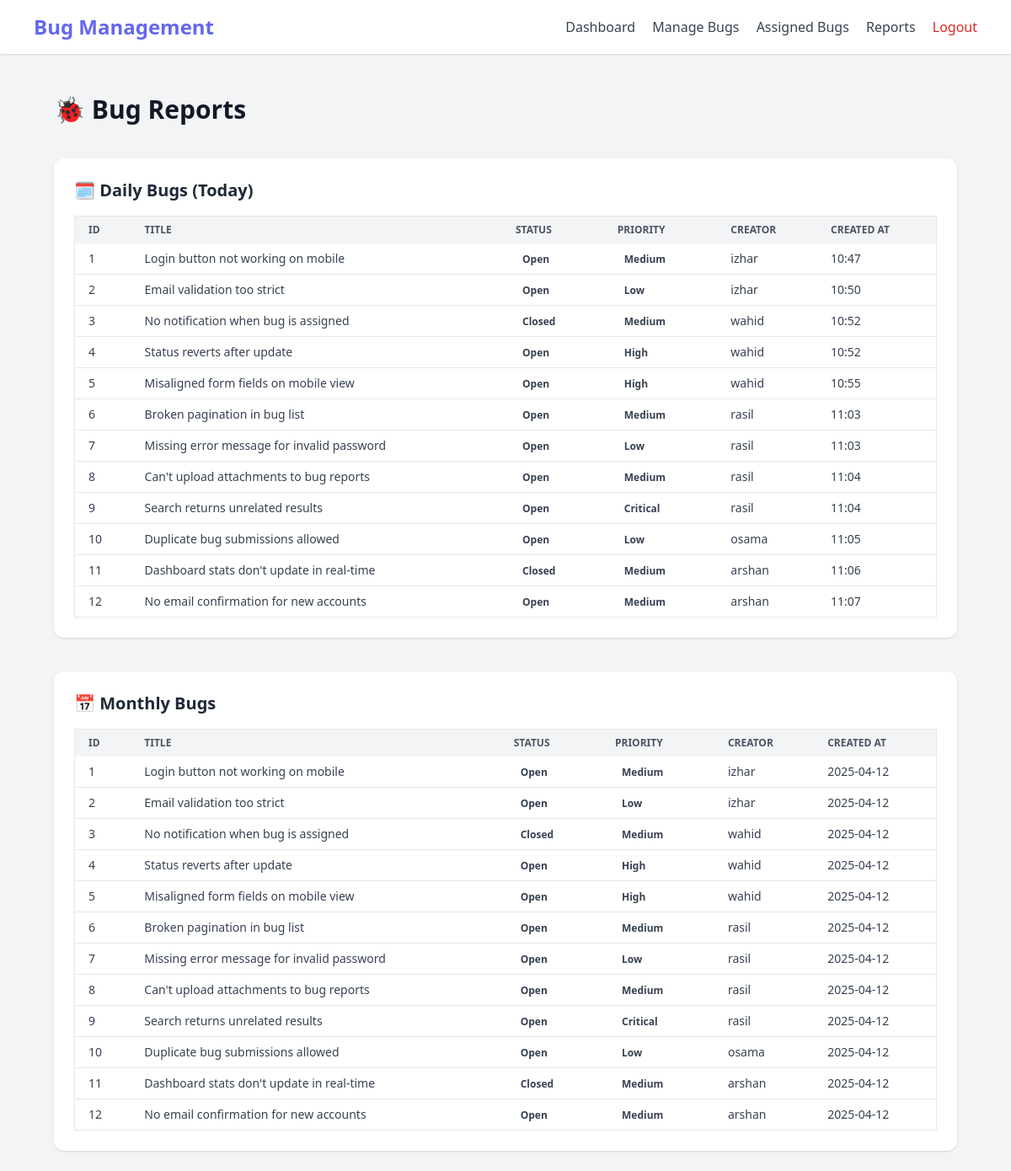
/admin/bug_reports (signed in), run on an earlier commit of the app's database.
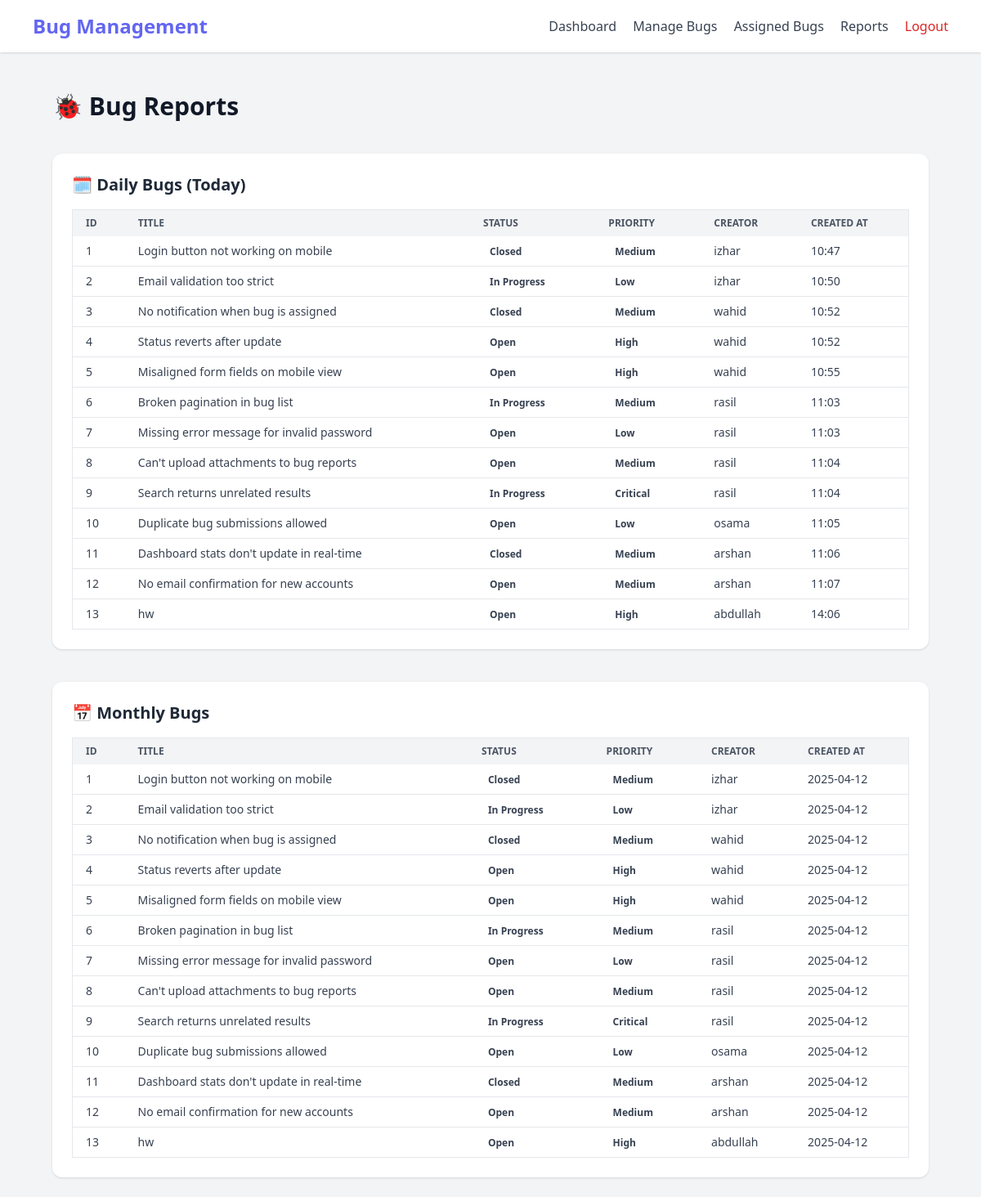
And on a later commit of the database.
### app.py (models this page shows, shortened)
class Bug(db.Model):
    id = db.Column(db.Integer, primary_key=True)
    title = db.Column(db.String(100), nullable=False)
    description = db.Column(db.Text, nullable=False)
    status = db.Column(db.String(20), default='Open')
    priority = db.Column(db.String(20), default='Medium')
    created_at = db.Column(db.DateTime, default=datetime.utcnow)
    updated_at = db.Column(db.DateTime, default=datetime.utcnow, onupdate=datetime.utcnow)
    creator_id = db.Column(db.Integer, db.ForeignKey('user.id'), nullable=False)
    assignee_id = db.Column(db.Integer, db.ForeignKey('user.id'))

class User(UserMixin, db.Model):
    id = db.Column(db.Integer, primary_key=True)
    username = db.Column(db.String(80), unique=True, nullable=False)
    email = db.Column(db.String(120), unique=True, nullable=False)
    password_hash = db.Column(db.String(128))
    is_admin = db.Column(db.Boolean, default=False)
    bugs_created = db.relationship('Bug', backref='creator', lazy=True, foreign_keys='Bug.creator_id')
    bugs_assigned = db.relationship('Bug', backref='assignee', lazy=True, foreign_keys='Bug.assignee_id')

### app.py (the view)
@app.route('/admin/bug_reports')
@login_required
def bug_reports():
    if not current_user.is_admin:
        return redirect(url_for('user_dashboard'))
    today = datetime.utcnow().date()
    daily_bugs = Bug.query.filter(db.func.date(Bug.created_at) == today).all()
    current_month = datetime.utcnow().month
    current_year = datetime.utcnow().year
    monthly_bugs = Bug.query.filter(
        db.func.extract('month', Bug.created_at) == current_month,
        db.func.extract('year', Bug.created_at) == current_year
    ).all()
    return render_template('admin/bug_reports.html',
                         daily_bugs=daily_bugs,
                         monthly_bugs=monthly_bugs)

### app.py (called while the page is built)
@login_manager.user_loader
def load_user(user_id):
    return User.query.get(int(user_id))

### templates/admin/bug_reports.html (shortened to what this page needs)
{% extends "base.html" %}
{% block content %}
<div class="p-6 space-y-10 animate-fade-in">
    <h1 class="text-3xl font-bold text-gray-900">🐞 Bug Reports</h1>
    <div class="bg-white p-6 rounded-xl shadow">
        <h2 class="text-xl font-semibold text-gray-800 mb-4">🗓️ Daily Bugs (Today)</h2>
        <div class="overflow-x-auto">
            <table class="w-full text-sm text-left text-gray-700 border border-gray-200 rounded-xl">
                <thead class="bg-gray-100 uppercase text-xs text-gray-600">
                    <tr>
                        <th class="px-4 py-2">ID</th>
                        <th class="px-4 py-2">Title</th>
                        <th class="px-4 py-2">Status</th>
                        <th class="px-4 py-2">Priority</th>
                        <th class="px-4 py-2">Creator</th>
                        <th class="px-4 py-2">Created At</th>
                    </tr>
                </thead>
                <tbody class="divide-y">
                    {% for bug in daily_bugs %}
                    <tr class="hover:bg-gray-50 transition">
                        <td class="px-4 py-2">{{ bug.id }}</td>
                        <td class="px-4 py-2">{{ bug.title }}</td>
                        <td class="px-4 py-2">
                            <span class="px-2 py-1 rounded-full text-xs font-semibold
                                ">
                                {{ bug.status }}
                            </span>
                        </td>
                        <td class="px-4 py-2">
                            <span class="px-2 py-1 rounded-full text-xs font-semibold
                                ">
                                {{ bug.priority }}
                            </span>
                        </td>
                        <td class="px-4 py-2">{{ bug.creator.username }}</td>
                        <td class="px-4 py-2">{{ bug.created_at.strftime('%H:%M') }}</td>
                    </tr>
                    {% endfor %}
                </tbody>
            </table>
        </div>
    </div>
    <div class="bg-white p-6 rounded-xl shadow">
        <h2 class="text-xl font-semibold text-gray-800 mb-4">📅 Monthly Bugs</h2>
        <div class="overflow-x-auto">
            <table class="w-full text-sm text-left text-gray-700 border border-gray-200 rounded-xl">
                <thead class="bg-gray-100 uppercase text-xs text-gray-600">
                    <tr>
                        <th class="px-4 py-2">ID</th>
                        <th class="px-4 py-2">Title</th>
                        <th class="px-4 py-2">Status</th>
                        <th class="px-4 py-2">Priority</th>
                        <th class="px-4 py-2">Creator</th>
                        <th class="px-4 py-2">Created At</th>
                    </tr>
                </thead>
                <tbody class="divide-y">
                    {% for bug in monthly_bugs %}
                    <tr class="hover:bg-gray-50 transition">
                        <td class="px-4 py-2">{{ bug.id }}</td>
                        <td class="px-4 py-2">{{ bug.title }}</td>
                        <td class="px-4 py-2">
                            <span class="px-2 py-1 rounded-full text-xs font-semibold
                                ">
                                {{ bug.status }}
                            </span>
                        </td>
                        <td class="px-4 py-2">
                            <span class="px-2 py-1 rounded-full text-xs font-semibold
                                ">
                                {{ bug.priority }}
                            </span>
                        </td>
                        <td class="px-4 py-2">{{ bug.creator.username }}</td>
                        <td class="px-4 py-2">{{ bug.created_at.strftime('%Y-%m-%d') }}</td>
                    </tr>
                    {% endfor %}
                </tbody>
            </table>
        </div>
    </div>
</div>
{% endblock %}

What changed in the data, as far as the page shows it:
changed Bug "Login button not working on mobile": status "Open" → "Closed"
changed Bug "Email validation too strict": status "Open" → "In Progress"
changed Bug "Broken pagination in bug list": status "Open" → "In Progress"
changed Bug "Search returns unrelated results": status "Open" → "In Progress"
added Bug: id "13", title "hw", status "Open", priority "High", creator.username "abdullah", created_at "14:06", created_at "2025-04-12"
